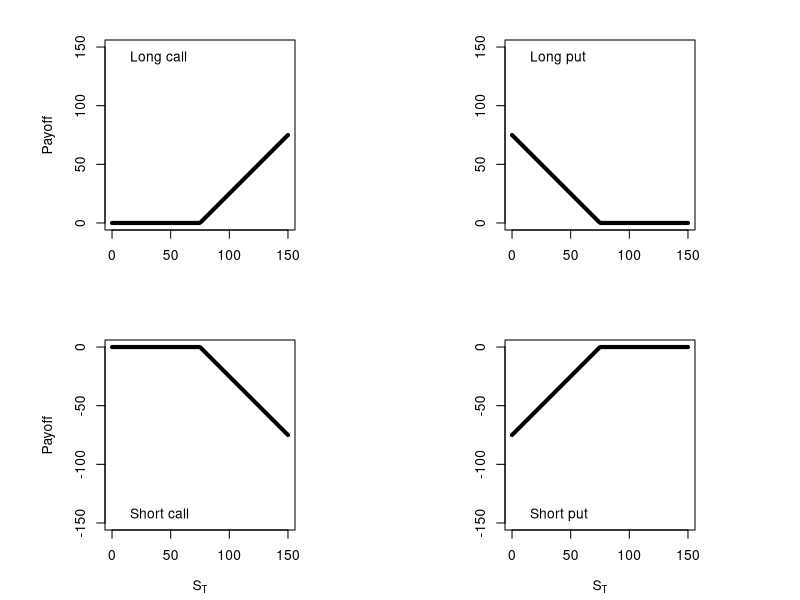
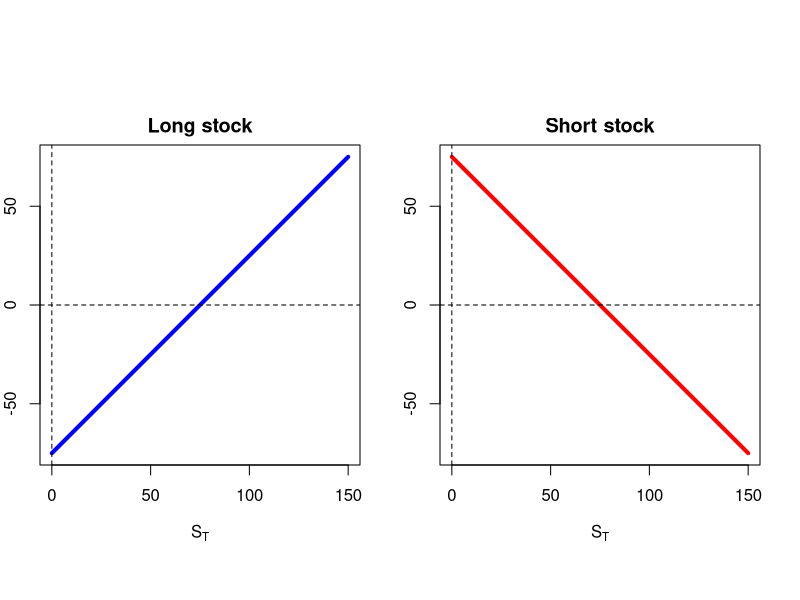
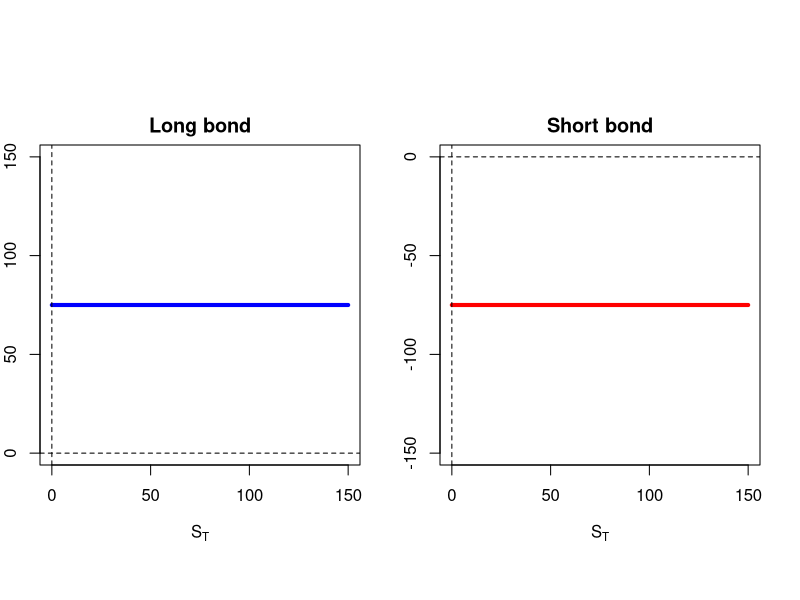
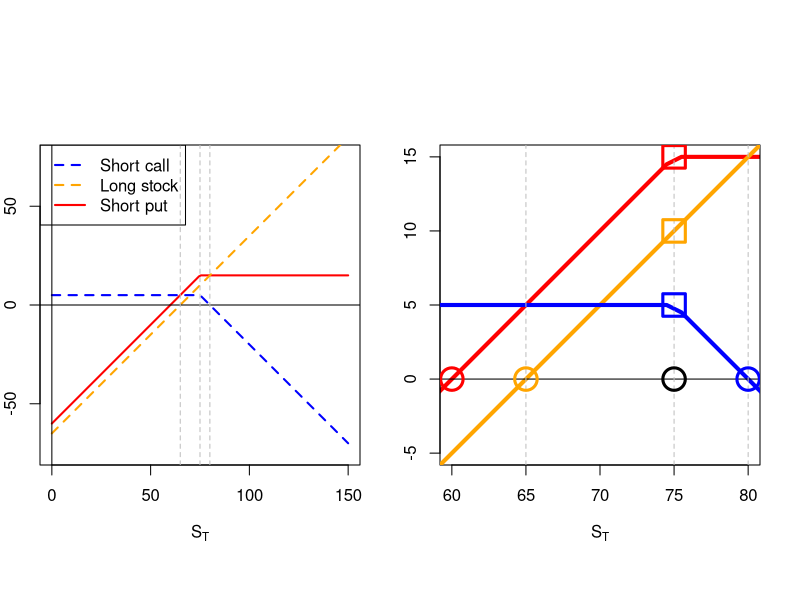
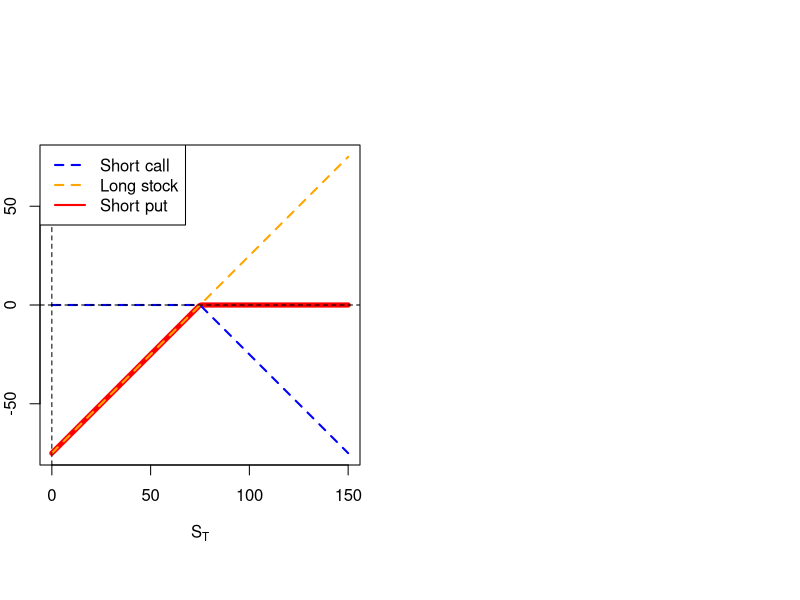

The R script that drew these images, in order:
## ---- chunk 1
# This removes all items in environment. 
rm(list=ls())
## ---- chunk 2
ST.seq <- seq(from = 0, to = 150, length.out = 150)
K = 75
cl <- pmax(ST.seq - K, 0) # long call payoff.
pl <- pmax(K - ST.seq, 0) # long put payoff.
cs <- pmin(K - ST.seq, 0) # short call payoff.
ps <- pmin(ST.seq - K, 0) # short put payoff.
## ---- chunk 3
par(mfrow = c(2, 2), mai = c(0.7, 0.4, 0.4, 0.4))
par(pty = "s")
plot(ST.seq, cl, type = "l", ylim = c(0, 150), lwd = 4,
     ylab = "Payoff", xlab = "")
legend("topleft", legend = c("Long call"),
       bg = "white", bty = "n")
par(pty = "s")
plot(ST.seq, pl, type = "l", ylim = c(0, 150), lwd = 4,
     ylab = "", xlab = "")
legend("topleft", legend = c("Long put"),
       bg = "white", bty = "n")
par(pty = "s")
plot(ST.seq, cs, type = "l", ylim = c(-150, 0), lwd = 4,
     ylab = "Payoff", xlab = expression(paste(S[T])))
legend("bottomleft", legend = c("Short call"),
       bg = "white", bty = "n")
par(pty = "s")
plot(ST.seq, ps, type = "l", ylim = c(-150, 0), lwd = 4,
     ylab = "", xlab = expression(paste(S[T])))
legend("bottomleft", legend = c("Short put"),
       bg = "white", bty = "n")
## ---- chunk 4
S0 = 75
par(pty = "s")
par(mfrow = c(1, 2), oma = c(0, 0, 2, 0))
par(pty = "s")
# Long position
plot(ST.seq, ST.seq-S0, type = "l", ylab = "Payoff", main = "Long stock",
     xlab = expression(paste(S[T])), lwd = 4, col = "blue", 
     ylim = c(-75, 75))
abline(h = 0, lty = 2)
abline(v = 0, lty = 2)
par(pty = "s")
# Short position
plot(ST.seq, S0-ST.seq, type = "l", ylab = "", main = "Short stock",
     xlab = expression(paste(S[T])), lwd = 4, col = "red", 
     ylim = c(-75, 75))
abline(h = 0, lty = 2)
abline(v = 0, lty = 2)
## ---- chunk 5
K = 75
par(pty = "s")
par(mfrow = c(1, 2), oma = c(0, 0, 2, 0))
par(pty = "s")
# Long position
plot(ST.seq, rep(K, 150), type = "l", ylab = "Payoff", main = "Long bond",
     xlab = expression(paste(S[T])), lwd = 4, col = "blue", 
     ylim = c(0, 150))
abline(h = 0, lty = 2)
abline(v = 0, lty = 2)
par(pty = "s")
# Short position
plot(ST.seq, rep(-K, 150), type = "l", ylab = "", main = "Short bond",
     xlab = expression(paste(S[T])), lwd = 4, col = "red", 
     ylim = c(-150, 0))
abline(h = 0, lty = 2)
abline(v = 0, lty = 2)
## ---- chunk 6
S0 = 65
# Here I assume the stock price is currently 65.
Sl <- ST.seq - S0
# I assume the option price is 5.
cs.pr <- pmin(K - ST.seq, 0) + 5
# A short put profit is replicated by taking a short call and a long stock.
ans <- cs.pr + Sl
par(pty = "s")
plot(ST.seq, ans, type = "l", ylim = c(-75, 75), lwd = 2, col = "red",
     xlab = expression(paste(S[T])), 
     ylab = "Profit")
lines(ST.seq, Sl, lty = 2, lwd = 2, col = "orange")
lines(ST.seq, cs.pr, lty = 2, lwd = 2, col = "blue")
abline(v = 0)
abline(h = 0)
abline(v = 65, lty = 2, col = "grey")
abline(v = 75, lty = 2, col = "grey")
abline(v = 80, lty = 2, col = "grey")
legend("topleft", legend = c("Short call", "Long stock", "Short put"),
       col = c("blue", "orange", "red"), lty = c(2, 2, 1), 
       lwd = 2, bg = NULL)
## ---- chunk 7
S0 = 65
c_price = 5
# Here I assume the stock price is currently 65.
Sl <- ST.seq - S0
# I assume the option price is 5.
cs.pr <- pmin(K - ST.seq, 0) + c_price
# A short put profit is replicated by taking a short call and a long stock.
ans <- cs.pr + Sl
par(pty = "s")
plot(ST.seq, ans, type = "l", ylim = c(-5, 15), xlim = c(60, 80),
     lwd = 4, col = "red",
     xlab = expression(paste(S[T])), 
     ylab = "Profit")
lines(ST.seq, Sl, lwd = 4, col = "orange")
lines(ST.seq, cs.pr, lwd = 4, col = "blue")
abline(v = 0)
abline(h = 0)
abline(v = 65, lty = 2, col = "grey")
abline(v = 75, lty = 2, col = "grey")
abline(v = 80, lty = 2, col = "grey")
points(S0 - c_price, 0, cex = 3, col = "red", lwd = 3)
points(K, K - S0 + c_price, cex = 3, col = "red", lwd = 3, pch = 0)
points(K + c_price, 0, cex = 3, col = "blue", lwd = 3)
points(K, c_price, cex = 3, col = "blue", lwd = 3, pch = 0)
points(S0, 0, cex = 3, col = "orange", lwd = 3)
points(K, K - S0, cex = 3, col = "orange", lwd = 3, pch = 0)
points(K, 0, cex = 3, lwd = 3)
## ---- chunk 8
S0 = K
Sl <- ST.seq - S0
cs.pr <- pmin(K - ST.seq, 0)
# A short put profit is replicated by taking a short call and a long stock.
ans <- cs.pr + Sl
par(pty = "s")
plot(ST.seq, ans, type = "l", ylim = c(-75, 75), lwd = 5, col = "red",
     xlab = expression(paste(S[T])), 
     ylab = "Payoff")
lines(ST.seq, Sl, lty = 2, lwd = 2, col = "orange")
lines(ST.seq, cs.pr, lty = 2, lwd = 2, col = "blue")
abline(v = 0, lty = 2)
abline(h = 0, lty = 2)
legend("topleft", legend = c("Short call", "Long stock", "Short put"),
       col = c("blue", "orange", "red"), lty = c(2, 2, 1), 
       lwd = 2, bg = "white")
